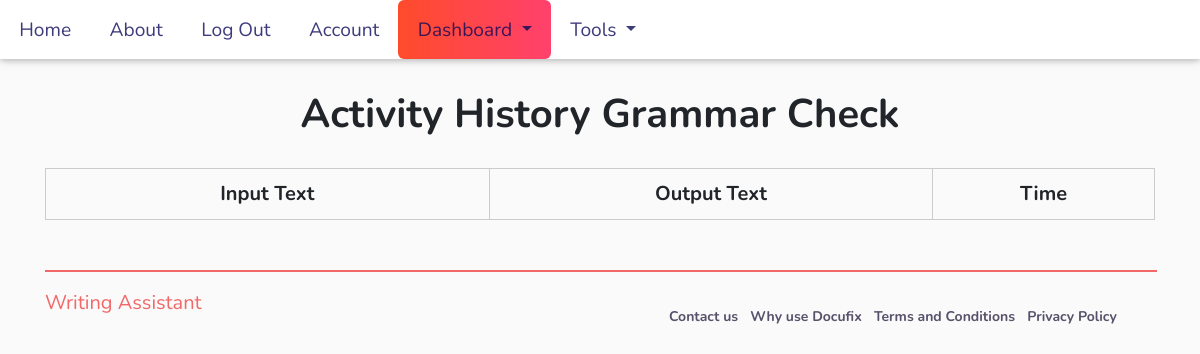
Page /dashboard/grammar_check (signed in) on the earlier database version.
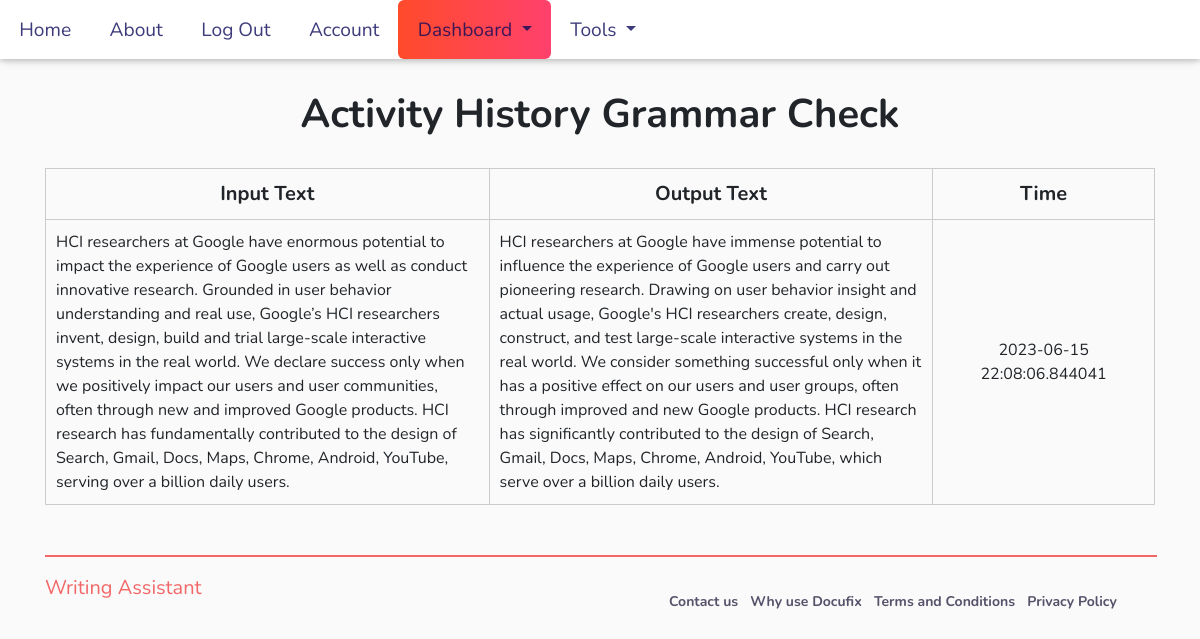
Same page on the later database version.
### application/models.py (models this page shows, shortened)
class Grammarcheck(db.Model):
    __tablename__ = 'grammar_check'
    id = db.Column(db.Integer, primary_key=True)
    input_text = db.Column(db.Text, nullable=False)
    output_text = db.Column(db.Text, nullable=False)
    timestamp = db.Column(db.DateTime, default=datetime.utcnow)
    user_id = db.Column(db.Integer, db.ForeignKey('users.id'))
    auth_id = db.Column(db.Integer, db.ForeignKey('auth.id'))

### application/dashboard/views.py (the view)
@dashboard.route('/grammar_check')
@login_required
def grammarcheck():
    page = request.args.get('page', 1, type=int)
    user_grammarcheck = Grammarcheck.query.order_by(Grammarcheck.timestamp.desc()).paginate(page=page, per_page=10)
    return render_template('grammar_dashboard.html', user_grammarcheck = user_grammarcheck)

### application/auth/auth_decorator.py (called while the page is built)
def login_required(f):
    @wraps(f)
    def decorated_function(*args, **kwargs):
        if current_user.is_authenticated:
            return f(*args, **kwargs)
        elif 'profile' in session:
            return f(*args, **kwargs)
        else:
            return redirect(url_for("users.login"))
    return decorated_function

### application/models.py (called while the page is built)
@login_manager.user_loader
def load_user(user_id):
    return User.query.get(user_id)

### application/templates/grammar_dashboard.html (shortened to what this page needs)
{% extends 'base.html' %}
{% block content %}
<head>
    <link rel="stylesheet" type="text/css" href="../static/css/dashboard_grammar.css" />
    <link rel="stylesheet" href="https://cdnjs.cloudflare.com/ajax/libs/font-awesome/4.7.0/css/font-awesome.min.css" />
    <link href="https://unpkg.com/aos@2.3.1/dist/aos.css" rel="stylesheet" />
    <link rel="stylesheet" href="https://stackpath.bootstrapcdn.com/bootstrap/4.3.1/css/bootstrap.min.css"
 />
    <link rel="stylesheet" type="text/css" href="https://stackpath.bootstrapcdn.com/bootstrap/4.3.1/css/bootstrap.min.css"
 />
</head>
  <h1>Activity History Grammar Check</h1>
  <table>
    <thead>
        <tr>
            <th class="input">Input Text</th>
            <th class="output">Output Text</th>
            <th class="time">Time</th>
        </tr>
    </thead>
    <tbody>
        {% for grammarcheck in user_grammarcheck.items %}
        <tr>
            <td class="input-text">{{ grammarcheck.input_text }}</td>
            <td class="output-text">{{ grammarcheck.output_text }}</td>
            <td class="time-text">{{ grammarcheck.timestamp }}</td>
        </tr>
        {% endfor %}
    </tbody>
</table>
{% endblock %}

Differences in the rows shown:
added Grammarcheck: input_text "HCI researchers at Google have enormous potential to impact the experience of Google users as well as conduct innovative research. Grounded in user behavior understanding and real use, Google’s HCI researchers invent, design, build and trial large-scale interactive systems in the real world. We declare success only when we positively impact our users and user communities, often through new and improved Google products. HCI research has fundamentally contributed to the design of Search, Gmail, Docs, Maps, Chrome, Android, YouTube, serving over a billion daily users.", output_text "HCI researchers at Google have immense potential to influence the experience of Google users and carry out pioneering research. Drawing on user behavior insight and actual usage, Google's HCI researchers create, design, construct, and test large-scale interactive systems in the real world. We consider something successful only when it has a positive effect on our users and user groups, often through improved and new Google products. HCI research has significantly contributed to the design of Search, Gmail, Docs, Maps, Chrome, Android, YouTube, which serve over a billion daily users.", timestamp "2023-06-15 22:08:06.844041"
